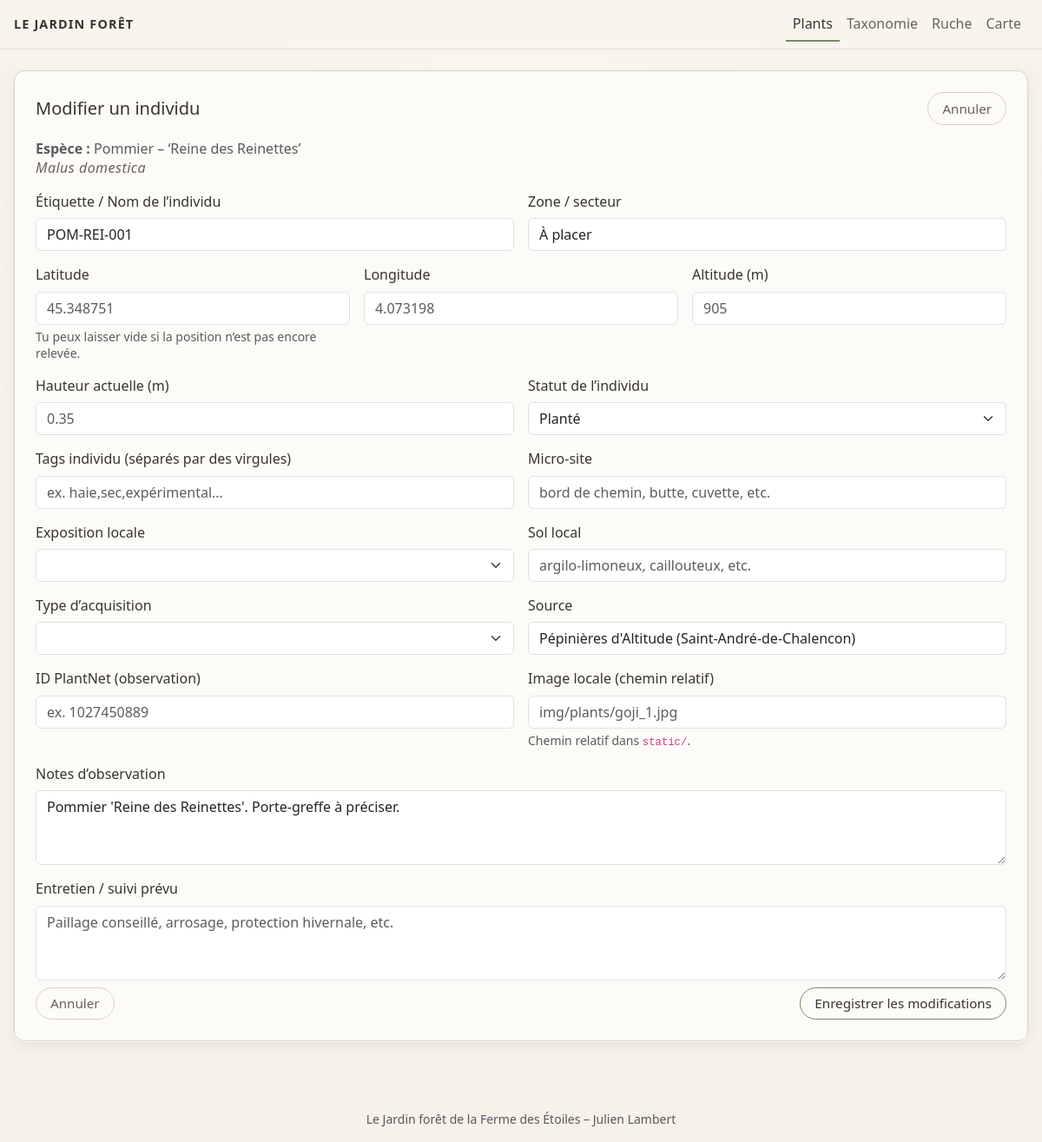
The app's page /plants/6/edit with its own data.
### tables this page shows
CREATE TABLE species (
    id INTEGER PRIMARY KEY AUTOINCREMENT,
    common_name TEXT NOT NULL,
    variety_name TEXT,
    latin_name TEXT,
    family TEXT,
    genus TEXT,
    strata TEXT,
    tags TEXT,
    notes TEXT
, image_url TEXT, origin TEXT, plant_type TEXT, morphology TEXT, culture TEXT, uses TEXT, melliferous_level TEXT, ornamental_interest TEXT, lifespan_min INTEGER, lifespan_max INTEGER, height_min REAL, height_max REAL, variety_notes TEXT);

CREATE TABLE plants (
    id INTEGER PRIMARY KEY AUTOINCREMENT,
    species_id INTEGER NOT NULL,
    label TEXT,
    lat REAL,
    lon REAL,
    zone TEXT,
    planted_at DATE,
    notes TEXT, image_local TEXT, altitude REAL, tags TEXT, micro_site TEXT, exposure_local TEXT, soil_local TEXT, height_current REAL, acquisition_type TEXT, acquisition_source TEXT, plantnet_obs_id TEXT, status TEXT, care_notes TEXT, old_label TEXT, rootstock TEXT DEFAULT NULL,
    FOREIGN KEY (species_id) REFERENCES species(id)
);

### app.py (the view, shortened to what this page needs)
@app.route("/plants/<int:plant_id>/edit", methods=["GET", "POST"])
def plant_edit(plant_id):
    db = get_db()
    plant = db.execute(
        """
        SELECT
            plants.*,
            species.common_name,
            species.variety_name,
            species.latin_name
        FROM plants
        JOIN species ON plants.species_id = species.id
        WHERE plants.id = ?
        """,
        (plant_id,),
    ).fetchone()
    if plant is None:
        return "Individu introuvable", 404
    return render_template("plant_form.html", plant=plant)

### app.py (called while the page is built)
def get_db():
    if "db" not in g:
        g.db = sqlite3.connect(DB_PATH)
        g.db.row_factory = sqlite3.Row  # accès par nom de colonne
    return g.db

### templates/plant_form.html (shortened to what this page needs)
{% extends "base.html" %}
{% block content %}
<div class="shadow-soft p-3 p-md-4">
  <div class="d-flex justify-content-between align-items-center mb-3">
    <h1 class="h5 mb-0">Modifier un individu</h1>
    <a href="{{ url_for('plant_detail', plant_id=plant['id']) }}" class="btn btn-outline btn-sm">
      Annuler
    </a>
  </div>
  <p class="mb-3 text-muted">
    <strong>Espèce :</strong>
    {{ plant['common_name'] }}
    {% if plant['variety_name'] %}
      – ‘{{ plant['variety_name'] }}’
    {% endif %}
    {% if plant['latin_name'] %}
      <br><span class="latin">{{ plant['latin_name'] }}</span>
    {% endif %}
  </p>
  <form method="post" class="row g-3">
    <div class="col-md-6">
      <label for="label" class="form-label">Étiquette / Nom de l’individu</label>
      <input
        type="text"
        name="label"
        id="label"
        class="form-control"
        value="{{ plant['label'] or '' }}"
        placeholder="Ex. GOJ-001, Poirier nord, Noyer sud…"
      >
    </div>
    <div class="col-md-6">
      <label for="zone" class="form-label">Zone / secteur</label>
      <input
        type="text"
        name="zone"
        id="zone"
        class="form-control"
        value="{{ plant['zone'] or '' }}"
        placeholder="Ex. A1, verger haut, haie est..."
      >
    </div>
    <div class="col-md-4">
      <label for="lat" class="form-label">Latitude</label>
      <input
        type="text"
        name="lat"
        id="lat"
        class="form-control"
        value="{{ plant['lat'] if plant['lat'] is not none else '' }}"
        placeholder="45.348751"
      >
      <div class="form-text">
        Tu peux laisser vide si la position n’est pas encore relevée.
      </div>
    </div>
    <div class="col-md-4">
      <label for="lon" class="form-label">Longitude</label>
      <input
        type="text"
        name="lon"
        id="lon"
        class="form-control"
        value="{{ plant['lon'] if plant['lon'] is not none else '' }}"
        placeholder="4.073198"
      >
    </div>
    <div class="col-md-4">
      <label for="altitude" class="form-label">Altitude (m)</label>
      <input
        type="text"
        name="altitude"
        id="altitude"
        class="form-control"
        value="{{ plant['altitude'] if plant['altitude'] is not none else '' }}"
        placeholder="905"
      >
    </div>
    <div class="col-md-6">
      <label for="height_current" class="form-label">Hauteur actuelle (m)</label>
      <input
        type="text"
        name="height_current"
        id="height_current"
        class="form-control"
        value="{{ plant['height_current'] if plant['height_current'] is not none else '' }}"
        placeholder="0.35"
      >
    </div>
    <div class="col-md-6">
      <label for="status" class="form-label">Statut de l’individu</label>
      {% set st = plant['status'] or '' %}
      <select name="status" id="status" class="form-select">
        {% for val,label in [
          ('planifié','Planifié'),
          ('planté','Planté'),
          ('en pépinière','En pépinière'),
          ('malade','Malade'),
          ('mort','Mort'),
          ('à déplacer','À déplacer')
        ] %}
          <option value="{{ val }}" {% if st == val %}selected{% endif %}>{{ label }}</option>
        {% endfor %}
      </select>
    </div>
    <div class="col-md-6">
      <label for="tags" class="form-label">Tags individu (séparés par des virgules)</label>
      <input
        type="text"
        name="tags"
        id="tags"
        class="form-control"
        value="{{ plant['tags'] or '' }}"
        placeholder="ex. haie,sec,expérimental…"
      >
    </div>
    <div class="col-md-6">
      <label for="micro_site" class="form-label">Micro-site</label>
      <input
        type="text"
        name="micro_site"
        id="micro_site"
        class="form-control"
        value="{{ plant['micro_site'] or '' }}"
        placeholder="bord de chemin, butte, cuvette, etc."
      >
    </div>
    <div class="col-md-6">
      <label for="exposure_local" class="form-label">Exposition locale</label>
      {% set ex = plant['exposure_local'] or '' %}
      <select name="exposure_local" id="exposure_local" class="form-select">
        <option value=""></option>
        {% for val,label in [
          ('soleil','Plein soleil'),
          ('mi-ombre','Mi-ombre'),
          ('ombre','Ombre'),
          ('ombre légère','Ombre légère')
        ] %}
          <option value="{{ val }}" {% if ex == val %}selected{% endif %}>{{ label }}</option>
        {% endfor %}
      </select>
    </div>
    <div class="col-md-6">
      <label for="soil_local" class="form-label">Sol local</label>
      <input
        type="text"
        name="soil_local"
        id="soil_local"
        class="form-control"
        value="{{ plant['soil_local'] or '' }}"
        placeholder="argilo-limoneux, caillouteux, etc."
      >
    </div>
    <div class="col-md-6">
      <label for="acquisition_type" class="form-label">Type d’acquisition</label>
      {% set atype = plant['acquisition_type'] or '' %}
      <select name="acquisition_type" id="acquisition_type" class="form-select">
        <option value=""></option>
        {% for val,label in [
          ('achat','Achat'),
          ('don','Don'),
          ('échange','Échange'),
          ('semis','Semis'),
          ('bouture','Bouture'),
          ('greffe','Greffe'),
          ('repiquage','Repiquage / transplantation'),
          ('autre','Autre')
        ] %}
          <option value="{{ val }}" {% if atype == val %}selected{% endif %}>{{ label }}</option>
        {% endfor %}
      </select>
    </div>
    <div class="col-md-6">
      <label for="acquisition_source" class="form-label">Source</label>
      <input
        type="text"
        name="acquisition_source"
        id="acquisition_source"
        class="form-control"
        value="{{ plant['acquisition_source'] or '' }}"
        placeholder="Ex. voisine du Nevet, pépinière X…"
      >
    </div>
    <div class="col-md-6">
      <label for="plantnet_obs_id" class="form-label">ID PlantNet (observation)</label>
      <input
        type="text"
        name="plantnet_obs_id"
        id="plantnet_obs_id"
        class="form-control"
        value="{{ plant['plantnet_obs_id'] or '' }}"
        placeholder="ex. 1027450889"
      >
    </div>
    <div class="col-md-6">
      <label for="image_local" class="form-label">Image locale (chemin relatif)</label>
      <input
        type="text"
        name="image_local"
        id="image_local"
        class="form-control"
        value="{{ plant['image_local'] or '' }}"
        placeholder="img/plants/goji_1.jpg"
      >
      <div class="form-text">
        Chemin relatif dans <code>static/</code>.
      </div>
    </div>
    <div class="col-12">
      <label for="notes" class="form-label">Notes d’observation</label>
      <textarea
        name="notes"
        id="notes"
        rows="3"
        class="form-control"
        placeholder="Remarques, vigueur, aspect du feuillage, etc."
      >{{ plant['notes'] or '' }}</textarea>
    </div>
    <div class="col-12">
      <label for="care_notes" class="form-label">Entretien / suivi prévu</label>
      <textarea
        name="care_notes"
        id="care_notes"
        rows="3"
        class="form-control"
        placeholder="Paillage conseillé, arrosage, protection hivernale, etc."
      >{{ plant['care_notes'] or '' }}</textarea>
    </div>
    <div class="col-12 d-flex justify-content-between align-items-center mt-2">
      <a href="{{ url_for('plant_detail', plant_id=plant['id']) }}" class="btn btn-outline">
        Annuler
      </a>
      <button type="submit" class="btn btn-primary">
        Enregistrer les modifications
      </button>
    </div>
  </form>
</div>
{% endblock %}

### static/style.css (style rules this page uses)
:root { --paper: #f6f2ea; --paper-deep: #e6dfd2; --card-bg: #fdfbf7; --ink: #38342e; --ink-soft: #6b6258; --green-fern: #556b2f; --green-soft: #cfd7c6; --green-line: #7a8b64; --brown-ink: #7b5e4a; --brown-soft: #b09580; --border-soft: #d9d1c5; }
body { min-height: 100vh; background: radial-gradient(circle at top, #faf5ee 0, var(--paper) 55%); color: var(--ink); font-family: system-ui, -apple-system, "Segoe UI", Roboto, sans-serif; font-size: 16px; line-height: 1.4; }
a { color: var(--green-fern); }
.btn { border-radius: 999px; font-size: 0.95rem; padding: 0.4rem 1rem; }
.btn-primary, .btn-success { background-color: transparent; border: 1px solid var(--green-line); color: var(--ink); }
.btn-outline { background-color: transparent; border: 1px solid var(--border-soft); color: var(--ink-soft); }
.shadow-soft { background-color: var(--card-bg); border-radius: 0.75rem; border: 1px solid var(--border-soft); box-shadow: 0 1px 0 rgba(255, 255, 255, 0.8), 0 6px 16px rgba(0, 0, 0, 0.06); }
.latin { letter-spacing: 0.03em; color: var(--ink-soft); font-style: italic; font-size: 1rem; }

### templates/base.html (style rules this page uses)
body { background-color: #f6f2ea; }

### records on screen
species: common_name "Pommier", variety_name "Reine des Reinettes", latin_name "Malus domestica"
plants: label "POM-REI-001", zone "À placer", status "Planté", acquisition_source "Pépinières d'Altitude (Saint-André-de-Chalencon)", notes "Pommier 'Reine des Reinettes'. Porte-greffe à préciser."
